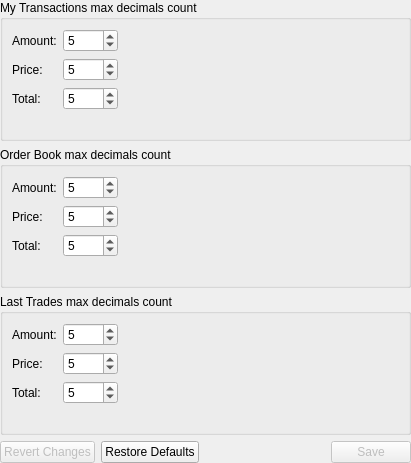
<?xml version="1.0" encoding="UTF-8"?>
<ui version="4.0">
 <class>SettingsDecimals</class>
 <widget class="QWidget" name="SettingsDecimals">
  <property name="geometry">
   <rect>
    <x>0</x>
    <y>0</y>
    <width>411</width>
    <height>463</height>
   </rect>
  </property>
  <property name="windowTitle">
   <string>Form</string>
  </property>
  <layout class="QVBoxLayout" name="verticalLayout">
   <property name="leftMargin">
    <number>0</number>
   </property>
   <property name="topMargin">
    <number>0</number>
   </property>
   <property name="rightMargin">
    <number>0</number>
   </property>
   <property name="bottomMargin">
    <number>0</number>
   </property>
   <item>
    <widget class="QGroupBox" name="myTransactionsGroupBox">
     <property name="sizePolicy">
      <sizepolicy hsizetype="Preferred" vsizetype="Expanding">
       <horstretch>0</horstretch>
       <verstretch>0</verstretch>
      </sizepolicy>
     </property>
     <property name="accessibleName">
      <string>SETTINGS_MY_TRANSACTIONS</string>
     </property>
     <property name="title">
      <string>My Transactions max decimals count</string>
     </property>
     <layout class="QFormLayout" name="formLayout_3">
      <item row="0" column="0">
       <widget class="QLabel" name="amountMyTransactionsLabel">
        <property name="accessibleName">
         <string>SETTINGS_AMOUNT</string>
        </property>
        <property name="text">
         <string>Amount:</string>
        </property>
        <property name="buddy">
         <cstring>amountMyTransactionsSpinBox</cstring>
        </property>
       </widget>
      </item>
      <item row="0" column="1">
       <widget class="QSpinBox" name="amountMyTransactionsSpinBox">
        <property name="minimumSize">
         <size>
          <width>55</width>
          <height>0</height>
         </size>
        </property>
        <property name="maximumSize">
         <size>
          <width>55</width>
          <height>16777215</height>
         </size>
        </property>
        <property name="minimum">
         <number>0</number>
        </property>
        <property name="maximum">
         <number>10</number>
        </property>
        <property name="value">
         <number>5</number>
        </property>
       </widget>
      </item>
      <item row="1" column="0">
       <widget class="QLabel" name="priceMyTransactionsLabel">
        <property name="accessibleName">
         <string>SETTINGS_PRICE</string>
        </property>
        <property name="text">
         <string>Price:</string>
        </property>
        <property name="buddy">
         <cstring>priceMyTransactionsSpinBox</cstring>
        </property>
       </widget>
      </item>
      <item row="1" column="1">
       <widget class="QSpinBox" name="priceMyTransactionsSpinBox">
        <property name="minimumSize">
         <size>
          <width>55</width>
          <height>0</height>
         </size>
        </property>
        <property name="maximumSize">
         <size>
          <width>55</width>
          <height>16777215</height>
         </size>
        </property>
        <property name="minimum">
         <number>0</number>
        </property>
        <property name="maximum">
         <number>10</number>
        </property>
        <property name="value">
         <number>5</number>
        </property>
       </widget>
      </item>
      <item row="2" column="0">
       <widget class="QLabel" name="totalMyTransactionsLabel">
        <property name="accessibleName">
         <string>SETTINGS_TOTAL</string>
        </property>
        <property name="text">
         <string>Total:</string>
        </property>
        <property name="buddy">
         <cstring>totalMyTransactionsSpinBox</cstring>
        </property>
       </widget>
      </item>
      <item row="2" column="1">
       <widget class="QSpinBox" name="totalMyTransactionsSpinBox">
        <property name="minimumSize">
         <size>
          <width>55</width>
          <height>0</height>
         </size>
        </property>
        <property name="maximumSize">
         <size>
          <width>55</width>
          <height>16777215</height>
         </size>
        </property>
        <property name="minimum">
         <number>0</number>
        </property>
        <property name="maximum">
         <number>10</number>
        </property>
        <property name="value">
         <number>5</number>
        </property>
       </widget>
      </item>
     </layout>
    </widget>
   </item>
   <item>
    <widget class="QGroupBox" name="orderBookGroupBox">
     <property name="sizePolicy">
      <sizepolicy hsizetype="Preferred" vsizetype="Expanding">
       <horstretch>0</horstretch>
       <verstretch>0</verstretch>
      </sizepolicy>
     </property>
     <property name="accessibleName">
      <string>SETTINGS_ORDER_BOOKS</string>
     </property>
     <property name="title">
      <string>Order Book max decimals count</string>
     </property>
     <layout class="QFormLayout" name="formLayout">
      <item row="0" column="0">
       <widget class="QLabel" name="amountOrderBookLabel">
        <property name="accessibleName">
         <string>SETTINGS_AMOUNT</string>
        </property>
        <property name="text">
         <string>Amount:</string>
        </property>
        <property name="buddy">
         <cstring>amountOrderBookSpinBox</cstring>
        </property>
       </widget>
      </item>
      <item row="0" column="1">
       <widget class="QSpinBox" name="amountOrderBookSpinBox">
        <property name="minimumSize">
         <size>
          <width>55</width>
          <height>0</height>
         </size>
        </property>
        <property name="maximumSize">
         <size>
          <width>55</width>
          <height>16777215</height>
         </size>
        </property>
        <property name="minimum">
         <number>0</number>
        </property>
        <property name="maximum">
         <number>10</number>
        </property>
        <property name="value">
         <number>5</number>
        </property>
       </widget>
      </item>
      <item row="1" column="0">
       <widget class="QLabel" name="priceOrderBookLabel">
        <property name="accessibleName">
         <string>SETTINGS_PRICE</string>
        </property>
        <property name="text">
         <string>Price:</string>
        </property>
        <property name="buddy">
         <cstring>priceOrderBookSpinBox</cstring>
        </property>
       </widget>
      </item>
      <item row="1" column="1">
       <widget class="QSpinBox" name="priceOrderBookSpinBox">
        <property name="minimumSize">
         <size>
          <width>55</width>
          <height>0</height>
         </size>
        </property>
        <property name="maximumSize">
         <size>
          <width>55</width>
          <height>16777215</height>
         </size>
        </property>
        <property name="minimum">
         <number>0</number>
        </property>
        <property name="maximum">
         <number>10</number>
        </property>
        <property name="value">
         <number>5</number>
        </property>
       </widget>
      </item>
      <item row="2" column="0">
       <widget class="QLabel" name="totalOrderBookLabel">
        <property name="accessibleName">
         <string>SETTINGS_TOTAL</string>
        </property>
        <property name="text">
         <string>Total:</string>
        </property>
        <property name="buddy">
         <cstring>totalOrderBookSpinBox</cstring>
        </property>
       </widget>
      </item>
      <item row="2" column="1">
       <widget class="QSpinBox" name="totalOrderBookSpinBox">
        <property name="minimumSize">
         <size>
          <width>55</width>
          <height>0</height>
         </size>
        </property>
        <property name="maximumSize">
         <size>
          <width>55</width>
          <height>16777215</height>
         </size>
        </property>
        <property name="minimum">
         <number>0</number>
        </property>
        <property name="maximum">
         <number>10</number>
        </property>
        <property name="value">
         <number>5</number>
        </property>
       </widget>
      </item>
     </layout>
    </widget>
   </item>
   <item>
    <widget class="QGroupBox" name="lastTradesGroupBox">
     <property name="sizePolicy">
      <sizepolicy hsizetype="Preferred" vsizetype="Expanding">
       <horstretch>0</horstretch>
       <verstretch>0</verstretch>
      </sizepolicy>
     </property>
     <property name="accessibleName">
      <string>SETTINGS_LAST_TRADES</string>
     </property>
     <property name="title">
      <string>Last Trades max decimals count</string>
     </property>
     <layout class="QFormLayout" name="formLayout_2">
      <item row="0" column="0">
       <widget class="QLabel" name="amountLastTradesLabel">
        <property name="accessibleName">
         <string>SETTINGS_AMOUNT</string>
        </property>
        <property name="text">
         <string>Amount:</string>
        </property>
        <property name="buddy">
         <cstring>amountLastTradesSpinBox</cstring>
        </property>
       </widget>
      </item>
      <item row="0" column="1">
       <widget class="QSpinBox" name="amountLastTradesSpinBox">
        <property name="minimumSize">
         <size>
          <width>55</width>
          <height>0</height>
         </size>
        </property>
        <property name="maximumSize">
         <size>
          <width>55</width>
          <height>16777215</height>
         </size>
        </property>
        <property name="minimum">
         <number>0</number>
        </property>
        <property name="maximum">
         <number>10</number>
        </property>
        <property name="value">
         <number>5</number>
        </property>
       </widget>
      </item>
      <item row="1" column="0">
       <widget class="QLabel" name="priceLastTradesLabel">
        <property name="accessibleName">
         <string>SETTINGS_PRICE</string>
        </property>
        <property name="text">
         <string>Price:</string>
        </property>
        <property name="buddy">
         <cstring>priceLastTradesSpinBox</cstring>
        </property>
       </widget>
      </item>
      <item row="1" column="1">
       <widget class="QSpinBox" name="priceLastTradesSpinBox">
        <property name="minimumSize">
         <size>
          <width>55</width>
          <height>0</height>
         </size>
        </property>
        <property name="maximumSize">
         <size>
          <width>55</width>
          <height>16777215</height>
         </size>
        </property>
        <property name="minimum">
         <number>0</number>
        </property>
        <property name="maximum">
         <number>10</number>
        </property>
        <property name="value">
         <number>5</number>
        </property>
       </widget>
      </item>
      <item row="2" column="0">
       <widget class="QLabel" name="totalLastTradesLabel">
        <property name="accessibleName">
         <string>SETTINGS_TOTAL</string>
        </property>
        <property name="text">
         <string>Total:</string>
        </property>
        <property name="buddy">
         <cstring>totalLastTradesSpinBox</cstring>
        </property>
       </widget>
      </item>
      <item row="2" column="1">
       <widget class="QSpinBox" name="totalLastTradesSpinBox">
        <property name="minimumSize">
         <size>
          <width>55</width>
          <height>0</height>
         </size>
        </property>
        <property name="maximumSize">
         <size>
          <width>55</width>
          <height>16777215</height>
         </size>
        </property>
        <property name="minimum">
         <number>0</number>
        </property>
        <property name="maximum">
         <number>10</number>
        </property>
        <property name="value">
         <number>5</number>
        </property>
       </widget>
      </item>
     </layout>
    </widget>
   </item>
   <item>
    <layout class="QHBoxLayout" name="horizontalLayout">
     <item>
      <widget class="QPushButton" name="revertChangesButton">
       <property name="enabled">
        <bool>false</bool>
       </property>
       <property name="accessibleName">
        <string>SETTINGS_REVERT_CHANGES</string>
       </property>
       <property name="text">
        <string>Revert Changes</string>
       </property>
      </widget>
     </item>
     <item>
      <widget class="QPushButton" name="restoreDefaultsButton">
       <property name="accessibleName">
        <string>SETTINGS_RESTORE_DEFAULTS</string>
       </property>
       <property name="text">
        <string>Restore Defaults</string>
       </property>
      </widget>
     </item>
     <item>
      <spacer name="horizontalSpacer">
       <property name="orientation">
        <enum>Qt::Horizontal</enum>
       </property>
       <property name="sizeHint" stdset="0">
        <size>
         <width>0</width>
         <height>0</height>
        </size>
       </property>
      </spacer>
     </item>
     <item>
      <widget class="QPushButton" name="saveButton">
       <property name="enabled">
        <bool>false</bool>
       </property>
       <property name="accessibleName">
        <string>SETTINGS_SAVE</string>
       </property>
       <property name="text">
        <string>Save</string>
       </property>
      </widget>
     </item>
    </layout>
   </item>
  </layout>
 </widget>
 <tabstops>
  <tabstop>saveButton</tabstop>
  <tabstop>restoreDefaultsButton</tabstop>
  <tabstop>revertChangesButton</tabstop>
  <tabstop>amountMyTransactionsSpinBox</tabstop>
  <tabstop>priceMyTransactionsSpinBox</tabstop>
  <tabstop>totalMyTransactionsSpinBox</tabstop>
  <tabstop>amountOrderBookSpinBox</tabstop>
  <tabstop>priceOrderBookSpinBox</tabstop>
  <tabstop>totalOrderBookSpinBox</tabstop>
  <tabstop>amountLastTradesSpinBox</tabstop>
  <tabstop>priceLastTradesSpinBox</tabstop>
  <tabstop>totalLastTradesSpinBox</tabstop>
 </tabstops>
 <resources/>
 <connections>
  <connection>
   <sender>amountMyTransactionsSpinBox</sender>
   <signal>valueChanged(int)</signal>
   <receiver>SettingsDecimals</receiver>
   <slot>anyValueChanged()</slot>
   <hints>
    <hint type="sourcelabel">
     <x>88</x>
     <y>31</y>
    </hint>
    <hint type="destinationlabel">
     <x>427</x>
     <y>34</y>
    </hint>
   </hints>
  </connection>
  <connection>
   <sender>priceMyTransactionsSpinBox</sender>
   <signal>valueChanged(int)</signal>
   <receiver>SettingsDecimals</receiver>
   <slot>anyValueChanged()</slot>
   <hints>
    <hint type="sourcelabel">
     <x>75</x>
     <y>60</y>
    </hint>
    <hint type="destinationlabel">
     <x>456</x>
     <y>58</y>
    </hint>
   </hints>
  </connection>
  <connection>
   <sender>totalMyTransactionsSpinBox</sender>
   <signal>valueChanged(int)</signal>
   <receiver>SettingsDecimals</receiver>
   <slot>anyValueChanged()</slot>
   <hints>
    <hint type="sourcelabel">
     <x>94</x>
     <y>85</y>
    </hint>
    <hint type="destinationlabel">
     <x>451</x>
     <y>86</y>
    </hint>
   </hints>
  </connection>
  <connection>
   <sender>amountOrderBookSpinBox</sender>
   <signal>valueChanged(int)</signal>
   <receiver>SettingsDecimals</receiver>
   <slot>anyValueChanged()</slot>
   <hints>
    <hint type="sourcelabel">
     <x>87</x>
     <y>177</y>
    </hint>
    <hint type="destinationlabel">
     <x>462</x>
     <y>180</y>
    </hint>
   </hints>
  </connection>
  <connection>
   <sender>priceOrderBookSpinBox</sender>
   <signal>valueChanged(int)</signal>
   <receiver>SettingsDecimals</receiver>
   <slot>anyValueChanged()</slot>
   <hints>
    <hint type="sourcelabel">
     <x>80</x>
     <y>202</y>
    </hint>
    <hint type="destinationlabel">
     <x>469</x>
     <y>205</y>
    </hint>
   </hints>
  </connection>
  <connection>
   <sender>totalOrderBookSpinBox</sender>
   <signal>valueChanged(int)</signal>
   <receiver>SettingsDecimals</receiver>
   <slot>anyValueChanged()</slot>
   <hints>
    <hint type="sourcelabel">
     <x>88</x>
     <y>229</y>
    </hint>
    <hint type="destinationlabel">
     <x>520</x>
     <y>230</y>
    </hint>
   </hints>
  </connection>
  <connection>
   <sender>amountLastTradesSpinBox</sender>
   <signal>valueChanged(int)</signal>
   <receiver>SettingsDecimals</receiver>
   <slot>anyValueChanged()</slot>
   <hints>
    <hint type="sourcelabel">
     <x>88</x>
     <y>323</y>
    </hint>
    <hint type="destinationlabel">
     <x>472</x>
     <y>324</y>
    </hint>
   </hints>
  </connection>
  <connection>
   <sender>priceLastTradesSpinBox</sender>
   <signal>valueChanged(int)</signal>
   <receiver>SettingsDecimals</receiver>
   <slot>anyValueChanged()</slot>
   <hints>
    <hint type="sourcelabel">
     <x>91</x>
     <y>351</y>
    </hint>
    <hint type="destinationlabel">
     <x>475</x>
     <y>351</y>
    </hint>
   </hints>
  </connection>
  <connection>
   <sender>totalLastTradesSpinBox</sender>
   <signal>valueChanged(int)</signal>
   <receiver>SettingsDecimals</receiver>
   <slot>anyValueChanged()</slot>
   <hints>
    <hint type="sourcelabel">
     <x>92</x>
     <y>376</y>
    </hint>
    <hint type="destinationlabel">
     <x>475</x>
     <y>377</y>
    </hint>
   </hints>
  </connection>
 </connections>
 <slots>
  <slot>anyValueChanged()</slot>
 </slots>
</ui>
